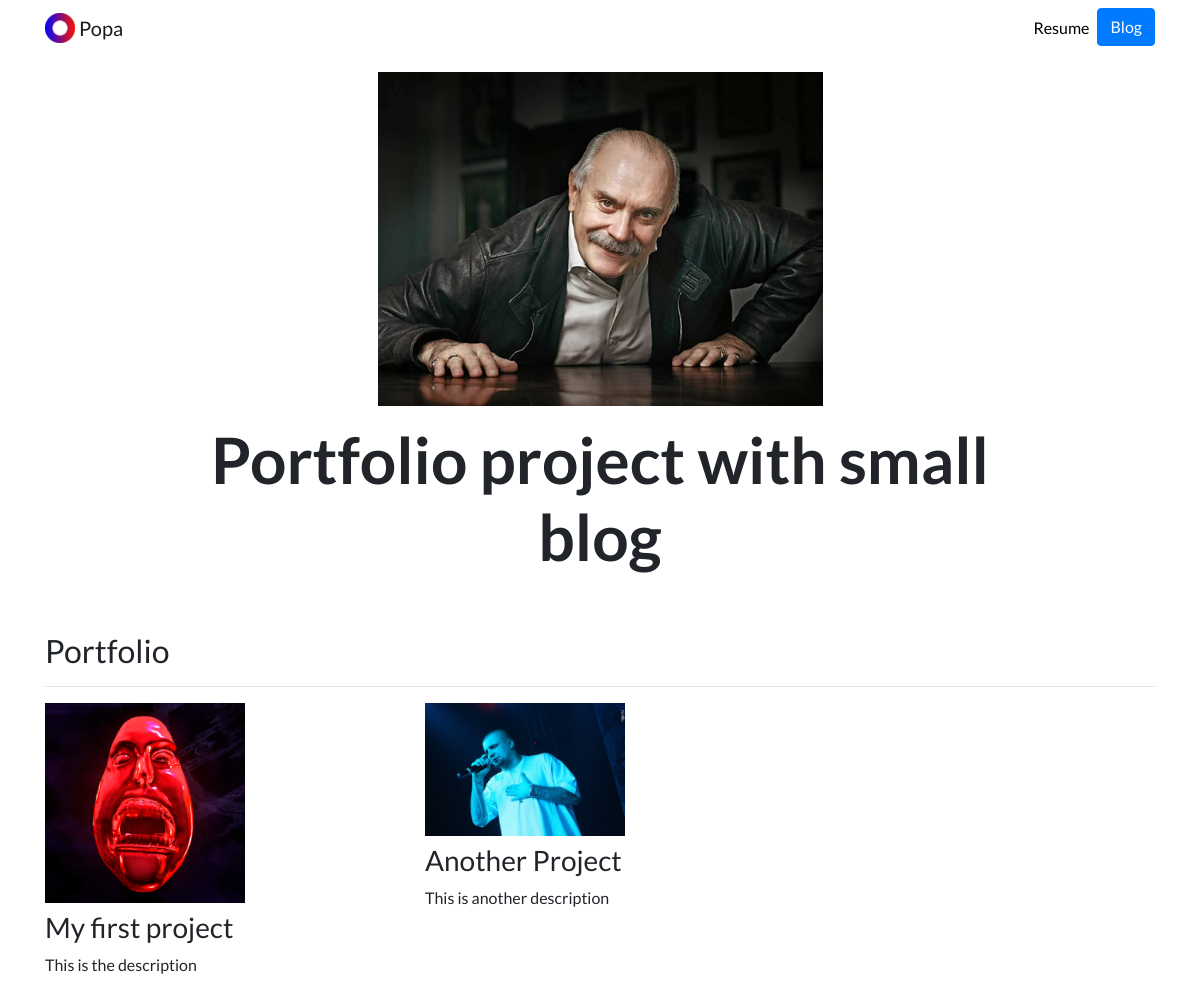
The page / on the database its author committed.
### portfolio/models.py (models this page shows, shortened)
class Project(models.Model):
    title = models.CharField(max_length=100)
    description = models.CharField(max_length=250)
    image = models.ImageField(upload_to='portfolio/images/')
    url = models.URLField(blank=True)

### portfolio/views.py (the view)
# urls.py: 2. Add a URL to urlpatterns:  path('', views.home, name='home')
def home(request):
    projects = Project.objects.all()
    return render(request, 'portfolio/home.html', {'projects': projects})

### templates/portfolio/home.html
{% extends "portfolio/base.html" %}
{% load static %}
{% block content %}
<div class="row justify-content-center my-3">
  <div class="col-5">
    <img src="{% static 'portfolio/xSPyOMmxUpA.jpg' %}" class="img-fluid">
  </div>
</div>
<div class="row justify-content-center mb-3">
  <div class="col-md-9 text-center">
    <h1 id="hometext" class="font-weight-bold">Portfolio project with small blog</h1>
  </div>
</div>
<h2 class="mt-5">Portfolio</h2>
<hr>
<div class="row">
  {% for project in projects %}
  <div class="col-lg-4 col-md-6">
    {% if project.url %}
    <a href="{{ project.url }}" target="_blank">
      <img src="{{ project.image.url }}" class="img-fluid mb-2" width="200" height="200">
    </a>
    {% else %}
    <img src="{{ project.image.url }}" class="img-fluid mb-2" width="200" height="200">
    {% endif %}
    <h3>{{ project.title }}</h3>
    <p>{{ project.description }}</p>
  </div>
  {% endfor %}
</div>
{% endblock %}

### portfolio/static/portfolio/custom.css (style rules this page uses)
body { font-family: 'Lato', sans-serif; }
@media (min-width: 992px) { #hometext { font-size: 4rem; } }

### rows shown on the page
Project: image (picture), title "My first project", description "This is the description"
Project: image (picture), title "Another Project", description "This is another description"
